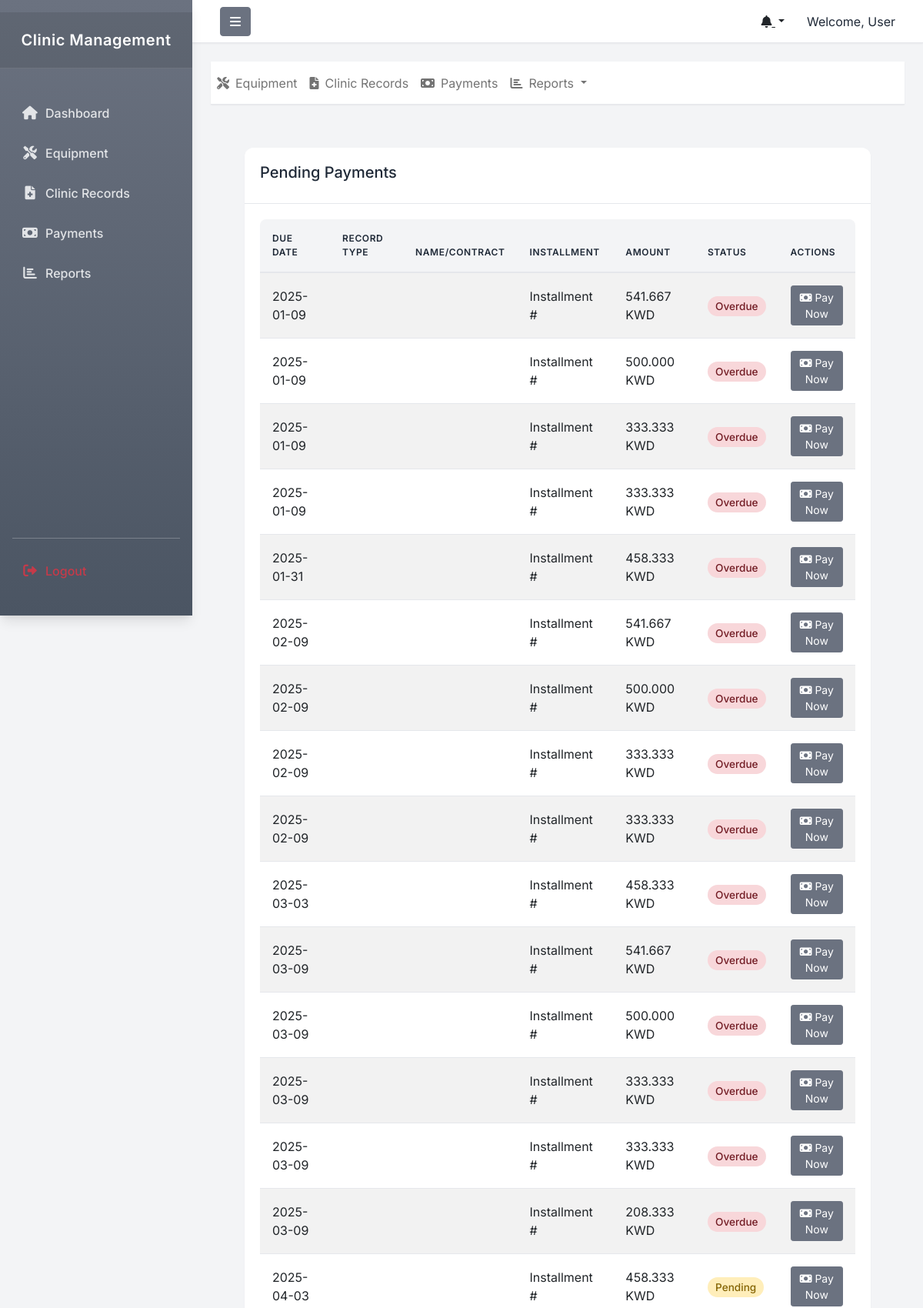
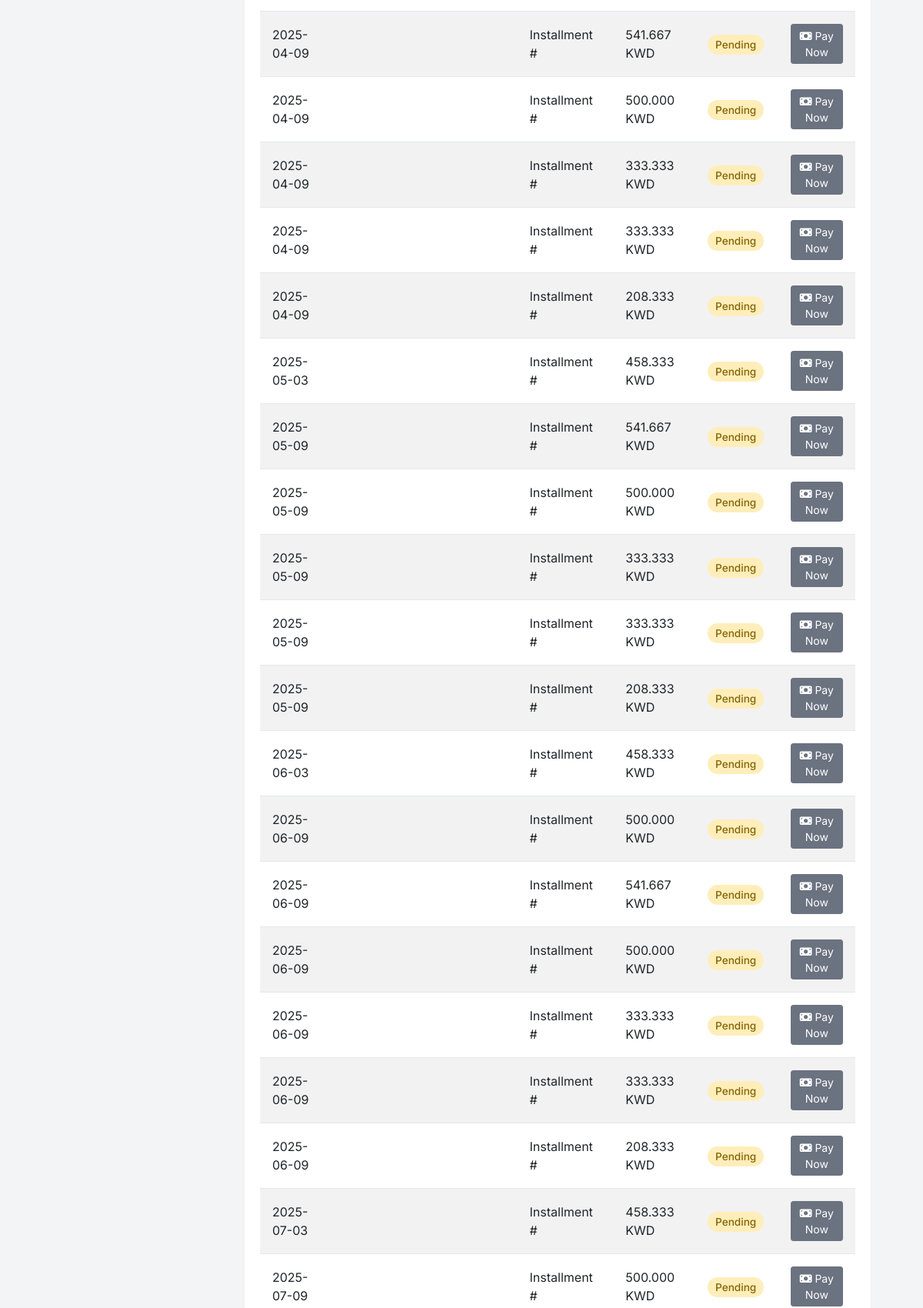
/pending-payments.php (signed in, upper part), run on the app's committed database (2 pictures, top to bottom).
### tables this page shows
CREATE TABLE `monthly_installments` (
  `id` int(11) NOT NULL,
  `record_type` enum('equipment','clinic_record') NOT NULL,
  `record_id` int(11) NOT NULL,
  `due_date` date NOT NULL,
  `amount` decimal(10,3) NOT NULL,
  `status` enum('pending','paid','overdue') NOT NULL DEFAULT 'pending',
  `payment_id` int(11) DEFAULT NULL,
  `paid_date` date DEFAULT NULL,
  `description` varchar(255) DEFAULT NULL,
  `created_at` timestamp NOT NULL DEFAULT current_timestamp(),
  `updated_at` timestamp NOT NULL DEFAULT current_timestamp() ON UPDATE current_timestamp()
);

### includes/config.php (called while the page is built, shortened)
<?php
$base_url = '/clinic_management';

### includes/pending-payments-list.php (the view, shortened to what this page needs)
<?php
$database = Database::getInstance();
$db = $database->getConnection();
try {
    $query = "SELECT mi.*,
              CASE
                WHEN mi.record_type = 'equipment' THEN e.equipment_name
                ELSE cr.company_name
              END as record_name,
              CASE
                WHEN mi.record_type = 'equipment' THEN e.contract_number
                ELSE cr.contract_number
              END as contract_number,
              CASE
                WHEN mi.record_type = 'equipment' THEN e.contract_type
                ELSE cr.record_type
              END as actual_record_type
              FROM monthly_installments mi
              LEFT JOIN equipment e ON mi.record_id = e.id AND mi.record_type = 'equipment'
              LEFT JOIN clinic_records cr ON mi.record_id = cr.id AND mi.record_type = 'clinic_record'
              WHERE mi.status != 'paid'
              ORDER BY mi.due_date ASC";
    $stmt = $db->prepare($query);
    $stmt->execute();
    while ($row = $stmt->fetch(PDO::FETCH_ASSOC)) {
        $status_class = $row['status'] === 'overdue' ? 'status-overdue' : 'status-pending';
        $due_date = new DateTime($row['due_date']);
        $today = new DateTime();
        if ($row['status'] === 'pending' && $due_date < $today) {
            $status_class = 'status-overdue';
            $row['status'] = 'overdue';
        }
        $display_type = ucfirst($row['actual_record_type']);
        echo "<tr>
                <td>" . $row['due_date'] . "</td>
                <td>{$display_type}<br><small>{$row['record_name']}</small></td>
                <td>{$row['contract_number']}</td>
                <td>Installment #{$row['installment_number']}</td>
                <td>" . number_format($row['amount'], 3) . " KWD</td>
                <td><span class='status-badge {$status_class}'>" . ucfirst($row['status']) . "</span></td>
                <td>
                    <button class='btn btn-sm btn-primary'
                            onclick='openPaymentModal({$row['id']}, \"{$row['actual_record_type']}\", {$row['record_id']}, {$row['amount']})'>
                        <i class='fas fa-money-bill'></i> Pay Now
                    </button>
                </td>
            </tr>";
    }
} catch (Exception $e) {
    echo "<tr><td colspan='7' class='text-center text-danger'>Error loading pending payments: " . $e->getMessage() . "</td></tr>";
}
?>

### includes/header.php (shortened to what this page needs)
<?php
require_once __DIR__ . '/config.php';
?>
<!DOCTYPE html>
<html lang="en">
<head>
    <link href="https://cdn.jsdelivr.net/npm/bootstrap@5.1.3/dist/css/bootstrap.min.css" rel="stylesheet">
    <link href="https://cdnjs.cloudflare.com/ajax/libs/font-awesome/6.0.0/css/all.min.css" rel="stylesheet">
    <link href="<?php echo $base_url; ?>/assets/css/style.css" rel="stylesheet">
</head>
<body>
    <div class="wrapper">
        <?php
        if (isset($_SESSION['user_id'])) {
            include 'includes/sidebar.php';
        }
        ?>
        <div class="content-wrapper">
            <nav class="navbar navbar-expand-lg navbar-light bg-light mb-4">
                <div class="container-fluid">
                    <button type="button" id="sidebarCollapse" class="btn btn-primary">
                        <i class="fas fa-bars"></i>
                    </button>
                    <div class="d-flex align-items-center">
                        <div class="dropdown">
                            <button class="btn btn-link dropdown-toggle text-dark" type="button" id="notificationDropdown"
                                    data-bs-toggle="dropdown" aria-expanded="false">
                                <i class="fas fa-bell"></i>
                            </button>
                        </div>
                        <div class="ms-3">
                            <span class="fw-medium">Welcome, <?php echo htmlspecialchars($_SESSION['username'] ?? 'User'); ?></span>
                        </div>
                    </div>
                </div>
            </nav>
            <div class="container-fluid px-4">
                <div class="row">
                    <div class="col-12">
                        <nav class="navbar navbar-expand-lg navbar-light p-0 mb-4">
                            <div class="container-fluid p-0">
                                <div class="collapse navbar-collapse" id="navbarNav">
                                    <ul class="navbar-nav">
                                        <li class="nav-item">
                                            <a href="equipment.php" class="nav-link <?php echo $page == 'equipment' ? 'active' : ''; ?>">
                                                <i class="fas fa-tools me-2"></i>Equipment
                                            </a>
                                        </li>
                                        <li class="nav-item">
                                            <a href="clinic-records.php" class="nav-link <?php echo $page == 'clinic-records' ? 'active' : ''; ?>">
                                                <i class="fas fa-file-medical me-2"></i>Clinic Records
                                            </a>
                                        </li>
                                        <li class="nav-item">
                                            <a class="nav-link <?php echo ($page == 'payments') ? 'active' : ''; ?>" href="payments.php">
                                                <i class="fas fa-money-bill me-2"></i>Payments
                                            </a>
                                        </li>
                                        <li class="nav-item dropdown">
                                            <a class="nav-link dropdown-toggle <?php echo ($page == 'reports') ? 'active' : ''; ?>"
                                               href="#" id="reportsDropdown" role="button"
                                               data-bs-toggle="dropdown" aria-expanded="false">
                                                <i class="fas fa-chart-bar me-2"></i>Reports
                                            </a>
                                        </li>
                                    </ul>
                                </div>
                            </div>
                        </nav>
                    </div>
                </div>

### includes/sidebar.php
<div class="sidebar">
    <div class="sidebar-header">
        <h3 class="text-white mb-0">Clinic Management</h3>
    </div>
    <ul class="nav flex-column mt-3">
        <li class="nav-item">
            <a class="nav-link <?php echo $page === 'dashboard' ? 'active' : ''; ?>" href="<?php echo $base_url; ?>/index.php">
                <i class="fas fa-home me-2"></i>
                <span>Dashboard</span>
            </a>
        </li>
        <li class="nav-item">
            <a class="nav-link <?php echo $page === 'equipment' ? 'active' : ''; ?>" href="<?php echo $base_url; ?>/equipment.php">
                <i class="fas fa-tools me-2"></i>
                <span>Equipment</span>
            </a>
        </li>
        <li class="nav-item">
            <a class="nav-link <?php echo $page === 'clinic-records' ? 'active' : ''; ?>" href="<?php echo $base_url; ?>/clinic-records.php">
                <i class="fas fa-file-medical me-2"></i>
                <span>Clinic Records</span>
            </a>
        </li>
        <li class="nav-item">
            <a class="nav-link <?php echo $page === 'payments' ? 'active' : ''; ?>" href="<?php echo $base_url; ?>/payments.php">
                <i class="fas fa-money-bill me-2"></i>
                <span>Payments</span>
            </a>
        </li>
        <li class="nav-item">
            <a class="nav-link <?php echo $page === 'reports' ? 'active' : ''; ?>" href="<?php echo $base_url; ?>/reports.php">
                <i class="fas fa-chart-bar me-2"></i>
                <span>Reports</span>
            </a>
        </li>
        <li class="nav-item mt-auto">
            <hr class="border-light opacity-25 mx-3">
            <a class="nav-link text-danger" href="<?php echo $base_url; ?>/logout.php">
                <i class="fas fa-sign-out-alt me-2"></i>
                <span>Logout</span>
            </a>
        </li>
    </ul>
</div>

### pending-payments.php (shortened to what this page needs)
<?php
$page = 'pending-payments';
include 'includes/header.php';
?>
<div class="main-content">
    <div class="container-fluid">
        <div class="row">
            <div class="col-12">
                <div class="card">
                    <div class="card-header">
                        <h5 class="card-title">Pending Payments</h5>
                    </div>
                    <div class="card-body">
                        <div class="table-responsive">
                            <table class="table table-striped">
                                <thead>
                                    <tr>
                                        <th>Due Date</th>
                                        <th>Record Type</th>
                                        <th>Name/Contract</th>
                                        <th>Installment</th>
                                        <th>Amount</th>
                                        <th>Status</th>
                                        <th>Actions</th>
                                    </tr>
                                </thead>
                                <tbody>
                                    <?php include 'includes/pending-payments-list.php'; ?>
                                </tbody>
                            </table>
                        </div>
                    </div>
                </div>
            </div>
        </div>
    </div>
</div>
<?php include 'includes/footer.php'; ?>

### includes/footer.php (shortened to what this page needs)
    </div>
</body>
</html>

### assets/css/style.css (style rules this page uses)
:root { --sidebar-width: 250px; --header-height: 60px; --navbar-height: 56px; --primary-color: #6B7280; --secondary-color: #4B5563; --success-color: #059669; --warning-color: #D97706; --danger-color: #DC2626; --info-color: #3B82F6; --text-color: #1F2937; --text-muted: #6B7280; --light-text: #F9FAFB; --border-color: #E5E7EB; --hover-color: #374151; --bg-primary: #ffffff; --bg-secondary: #F3F4F6; --shadow-sm: 0 1px 2px 0 rgba(0, 0, 0, 0.05); --shadow-md: 0 4px 6px -1px rgba(0, 0, 0, 0.1), 0 2px 4px -1px rgba(0, 0, 0, 0.06); --shadow-lg: 0 10px 15px -3px rgba(0, 0, 0, 0.1), 0 4px 6px -2px rgba(0, 0, 0, 0.05); --transition: all 0.3s ease; }
html, body { height: 100%; margin: 0; }
body { background-color: var(--bg-secondary); font-family: 'Inter', -apple-system, BlinkMacSystemFont, 'Segoe UI', Roboto, Oxygen, Ubuntu, sans-serif; color: var(--text-color); line-height: 1.5; overflow-x: hidden; }
.wrapper { display: flex; min-height: 100vh; position: relative; }
.sidebar { position: fixed; top: 0; left: 0; height: 100vh; width: var(--sidebar-width); background: linear-gradient(180deg, var(--primary-color) 0%, var(--secondary-color) 100%); color: var(--light-text); padding: 1rem 0; z-index: 1000; box-shadow: var(--shadow-lg); transition: var(--transition); display: flex; flex-direction: column; overflow-y: auto; }
.sidebar-header { padding: 1.5rem; text-align: center; border-bottom: 1px solid rgba(255, 255, 255, 0.1); background: rgba(0, 0, 0, 0.1); }
.sidebar-header h3 { font-size: 1.25rem; font-weight: 600; letter-spacing: 0.025em; color: var(--light-text); margin: 0; }
.sidebar .nav { flex: 1; display: flex; flex-direction: column; padding: 1rem 0; }
.sidebar .nav-link { color: var(--light-text); padding: 0.875rem 1.5rem; transition: var(--transition); display: flex; align-items: center; font-weight: 500; border-left: 3px solid transparent; white-space: nowrap; opacity: 0.85; }
.sidebar .nav-link i { margin-right: 0.875rem; width: 1.5rem; text-align: center; font-size: 1.1rem; }
.content-wrapper { flex: 1; margin-left: var(--sidebar-width); min-height: 100vh; display: flex; flex-direction: column; background: var(--bg-secondary); overflow-y: auto; }
.main-content { flex: 1; padding: 2rem; overflow-y: auto; }
.navbar { height: var(--navbar-height); padding: 0.75rem 1.5rem; background: var(--bg-primary) !important; box-shadow: var(--shadow-sm); border-bottom: 1px solid var(--border-color); position: sticky; top: 0; z-index: 999; }
.card { background: var(--bg-primary); border: none; border-radius: 0.75rem; box-shadow: var(--shadow-sm); transition: var(--transition); height: 100%; margin-bottom: 1.5rem; }
.card-header { background: var(--bg-primary); border-bottom: 1px solid var(--border-color); padding: 1.25rem; font-weight: 600; border-radius: 0.75rem 0.75rem 0 0 !important; }
.card-body { padding: 1.25rem; }
.table-responsive { border-radius: 0.5rem; background: var(--bg-primary); margin-bottom: 1rem; }
.table { margin-bottom: 0; }
.table th { background: var(--bg-secondary); font-weight: 600; text-transform: uppercase; font-size: 0.75rem; letter-spacing: 0.05em; padding: 1rem; border-bottom: 2px solid var(--border-color); color: var(--text-color); position: sticky; top: 0; z-index: 1; }
.table td { padding: 1rem; vertical-align: middle; border-bottom: 1px solid var(--border-color); }
.btn-primary { background-color: var(--primary-color); border-color: var(--primary-color); }
.status-badge { padding: 5px 10px; border-radius: 15px; font-size: 0.85rem; font-weight: 500; }
.status-pending { background-color: #ffeeba; color: #856404; }
.status-overdue { background-color: #f8d7da; color: #721c24; }

### data on the page
monthly_installments: due_date "2025-01-09", amount "541.667", status "Overdue"
monthly_installments: due_date "2025-01-09", amount "500.000", status "Overdue"
monthly_installments: due_date "2025-01-09", amount "333.333", status "Overdue"
monthly_installments: due_date "2025-01-09", amount "333.333", status "Overdue"
monthly_installments: due_date "2025-01-31", amount "458.333", status "Overdue"
monthly_installments: due_date "2025-02-09", amount "541.667", status "Overdue"
monthly_installments: due_date "2025-02-09", amount "500.000", status "Overdue"
monthly_installments: due_date "2025-02-09", amount "333.333", status "Overdue"
monthly_installments: due_date "2025-02-09", amount "333.333", status "Overdue"
monthly_installments: due_date "2025-03-03", amount "458.333", status "Overdue"
monthly_installments: due_date "2025-03-09", amount "541.667", status "Overdue"
monthly_installments: due_date "2025-03-09", amount "500.000", status "Overdue"
monthly_installments: due_date "2025-03-09", amount "333.333", status "Overdue"
monthly_installments: due_date "2025-03-09", amount "333.333", status "Overdue"
monthly_installments: due_date "2025-03-09", amount "208.333", status "Overdue"
monthly_installments: due_date "2025-04-03", amount "458.333", status "Pending"
monthly_installments: due_date "2025-04-09", amount "541.667", status "Pending"
monthly_installments: due_date "2025-04-09", amount "500.000", status "Pending"
monthly_installments: due_date "2025-04-09", amount "333.333", status "Pending"
monthly_installments: due_date "2025-04-09", amount "333.333", status "Pending"
monthly_installments: due_date "2025-04-09", amount "208.333", status "Pending"
monthly_installments: due_date "2025-05-03", amount "458.333", status "Pending"
monthly_installments: due_date "2025-05-09", amount "541.667", status "Pending"
monthly_installments: due_date "2025-05-09", amount "500.000", status "Pending"
monthly_installments: due_date "2025-05-09", amount "333.333", status "Pending"
monthly_installments: due_date "2025-05-09", amount "333.333", status "Pending"
monthly_installments: due_date "2025-05-09", amount "208.333", status "Pending"
monthly_installments: due_date "2025-06-03", amount "458.333", status "Pending"
monthly_installments: due_date "2025-06-09", amount "500.000", status "Pending"
monthly_installments: due_date "2025-06-09", amount "541.667", status "Pending"
monthly_installments: due_date "2025-06-09", amount "500.000", status "Pending"
monthly_installments: due_date "2025-06-09", amount "333.333", status "Pending"
monthly_installments: due_date "2025-06-09", amount "333.333", status "Pending"
monthly_installments: due_date "2025-06-09", amount "208.333", status "Pending"
monthly_installments: due_date "2025-07-03", amount "458.333", status "Pending"
monthly_installments: due_date "2025-07-09", amount "500.000", status "Pending"

### other printed values
$_SESSION['username'] "User"
